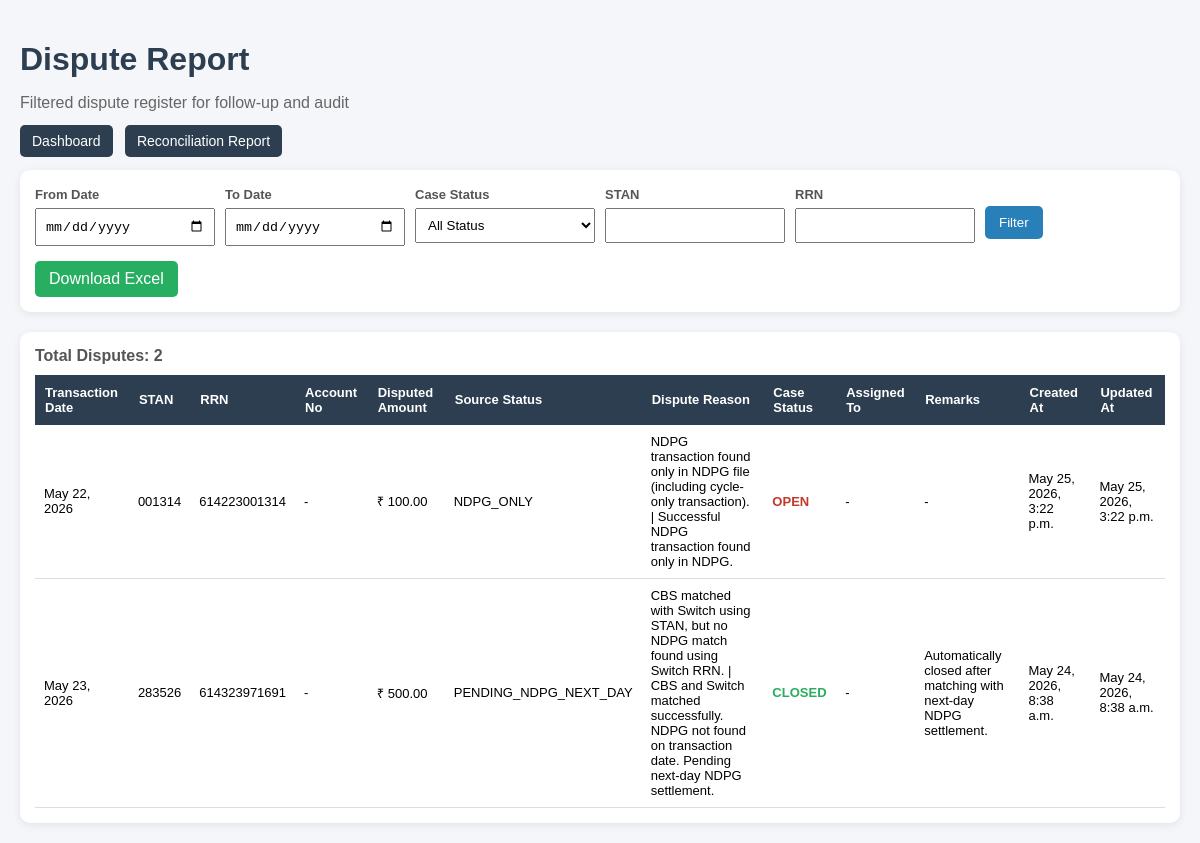
/mis/dispute-report/, run on an earlier commit of the app's database.
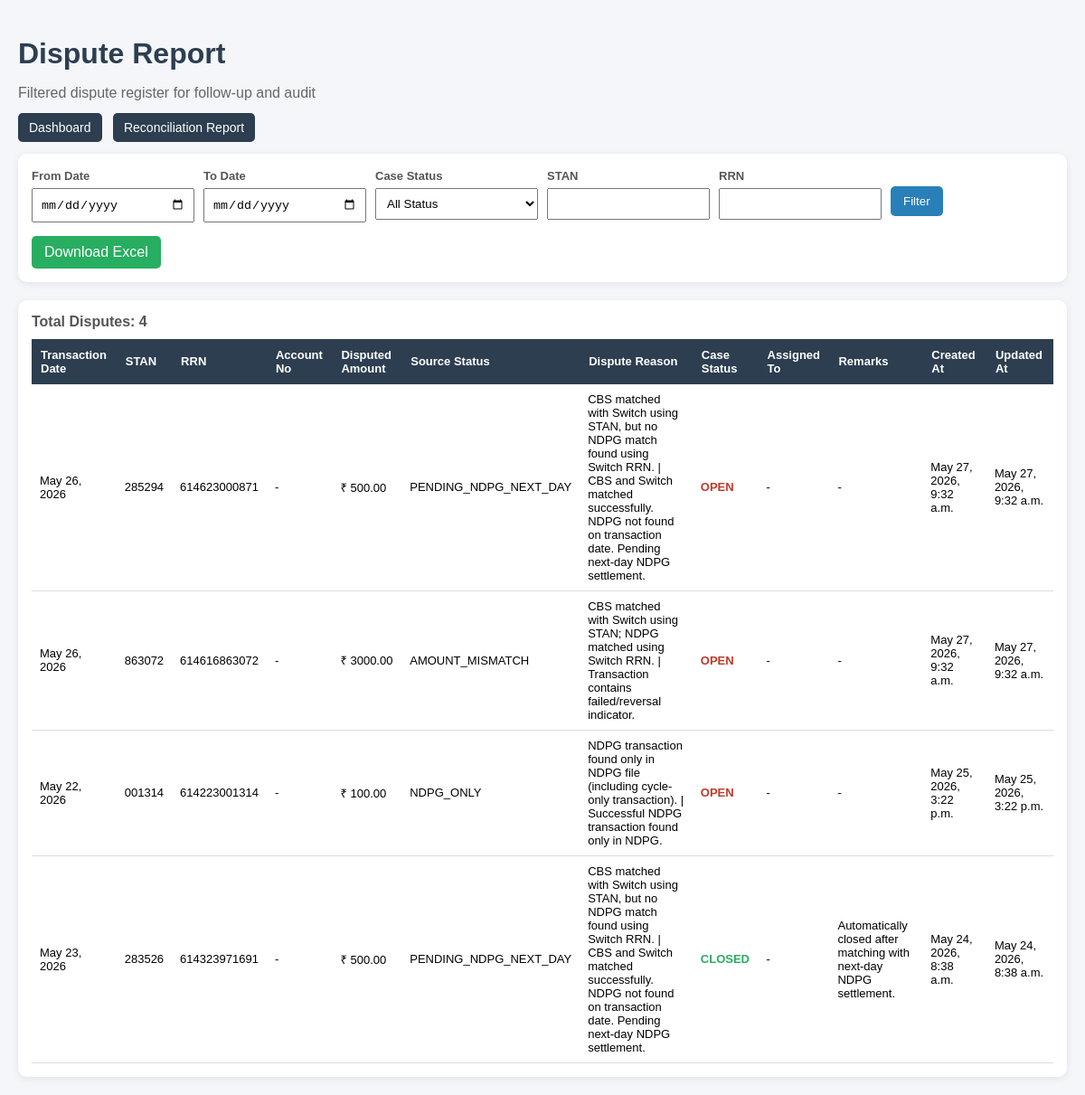
And on a later commit of the database.
### disputes/models.py (models this page shows)
class ATMDisputeCase(models.Model):
    transaction_date = models.DateField()
    stan_no = models.CharField(
        max_length=20,
        blank=True,
        null=True
    )
    rrn = models.CharField(
        max_length=30,
        blank=True,
        null=True
    )
    account_no = models.CharField(
        max_length=30,
        blank=True,
        null=True
    )
    disputed_amount = models.DecimalField(
        max_digits=15,
        decimal_places=2,
        blank=True,
        null=True
    )
    source_status = models.CharField(
        max_length=50
    )
    dispute_reason = models.CharField(
        max_length=150,
        blank=True,
        null=True
    )
    case_status = models.CharField(
        max_length=30,
        default="OPEN"
    )
    assigned_to = models.CharField(
        max_length=100,
        blank=True,
        null=True
    )
    remarks = models.TextField(
        blank=True,
        null=True
    )
    created_at = models.DateTimeField(
        auto_now_add=True
    )
    updated_at = models.DateTimeField(
        auto_now=True
    )

### mis_dashboard/views.py (the view)
def dispute_report_view(request):
    from_date = request.GET.get("from_date")
    to_date = request.GET.get("to_date")
    case_status = request.GET.get("case_status")
    stan = request.GET.get("stan")
    rrn = request.GET.get("rrn")
    disputes = MISDashboardFilterService.filtered_dispute_queryset(
        from_date=from_date,
        to_date=to_date,
        case_status=case_status,
        stan=stan,
        rrn=rrn,
    ).order_by("-created_at")
    case_status_choices = [
        "OPEN",
        "IN_PROGRESS",
        "CLOSED",
        "REJECTED",
    ]
    context = {
        "disputes": disputes,
        "case_status_choices": case_status_choices,
        "selected_from_date": from_date,
        "selected_to_date": to_date,
        "selected_case_status": case_status,
        "selected_stan": stan,
        "selected_rrn": rrn,
    }
    return render(
        request,
        "mis_dashboard/dispute_report.html",
        context
    )

### mis_dashboard/services/dashboard_service.py (called while the page is built)
        @staticmethod
        def filtered_dispute_queryset(
                from_date=None,
                to_date=None,
                case_status=None,
                stan=None,
                rrn=None,
        ):
            qs = ATMDisputeCase.objects.all()
            if from_date:
                qs = qs.filter(transaction_date__gte=from_date)
            if to_date:
                qs = qs.filter(transaction_date__lte=to_date)
            if case_status:
                qs = qs.filter(case_status=case_status)
            if stan:
                qs = qs.filter(stan_no__icontains=stan)
            if rrn:
                qs = qs.filter(rrn__icontains=rrn)
            return qs

### mis_dashboard/templates/mis_dashboard/dispute_report.html (shortened to what this page needs)
<!DOCTYPE html>
<html>
<head>
</head>
<body>
<h1>Dispute Report</h1>
<p class="subtitle">Filtered dispute register for follow-up and audit</p>
<div class="nav-links">
    <a href="{% url 'mis_dashboard:dashboard' %}">Dashboard</a>
    <a href="{% url 'mis_dashboard:reconciliation_report' %}">Reconciliation Report</a>
</div>
<div class="filter-box">
<form method="get">
        <div class="filter-grid">
            <div>
                <label>From Date</label>
                <input type="date" name="from_date" value="{{ selected_from_date|default:'' }}">
            </div>
            <div>
                <label>To Date</label>
                <input type="date" name="to_date" value="{{ selected_to_date|default:'' }}">
            </div>
            <div>
                <label>Case Status</label>
                <select name="case_status">
                    <option value="">All Status</option>
                </select>
            </div>
            <div>
                <label>STAN</label>
                <input type="text" name="stan" value="{{ selected_stan|default:'' }}">
            </div>
            <div>
                <label>RRN</label>
                <input type="text" name="rrn" value="{{ selected_rrn|default:'' }}">
            </div>
            <div>
                <button type="submit">Filter</button>
            </div>
        </div>
    </form>
    <a class="download-btn"
       href="{% url 'mis_dashboard:download_dispute_excel' %}?from_date={{ selected_from_date|default:'' }}&to_date={{ selected_to_date|default:'' }}&case_status={{ selected_case_status|default:'' }}&stan={{ selected_stan|default:'' }}&rrn={{ selected_rrn|default:'' }}">
        Download Excel
    </a>
</div>
<div class="table-box">
    <div class="count">
        Total Disputes: {{ disputes.count }}
    </div>
<table>
        <thead>
            <tr>
                <th>Transaction Date</th>
                <th>STAN</th>
                <th>RRN</th>
                <th>Account No</th>
                <th>Disputed Amount</th>
                <th>Source Status</th>
                <th>Dispute Reason</th>
                <th>Case Status</th>
                <th>Assigned To</th>
                <th>Remarks</th>
                <th>Created At</th>
                <th>Updated At</th>
            </tr>
        </thead>
        <tbody>
            {% for row in disputes %}
            <tr>
                <td>{{ row.transaction_date }}</td>
                <td>{{ row.stan_no|default:"-" }}</td>
                <td>{{ row.rrn|default:"-" }}</td>
                <td>{{ row.account_no|default:"-" }}</td>
                <td>₹ {{ row.disputed_amount|default:0 }}</td>
                <td>{{ row.source_status|default:"-" }}</td>
                <td>{{ row.dispute_reason|default:"-" }}</td>
                <td>
                    {% if row.case_status == "OPEN" %}
                        <span class="open">{{ row.case_status }}</span>
                    {% elif row.case_status == "CLOSED" %}
                        <span class="closed">{{ row.case_status }}</span>
                    {% else %}
                        {{ row.case_status }}
                    {% endif %}
                </td>
                <td>{{ row.assigned_to|default:"-" }}</td>
                <td>{{ row.remarks|default:"-" }}</td>
                <td>{{ row.created_at }}</td>
                <td>{{ row.updated_at }}</td>
            </tr>
            {% empty %}
            <tr>
                <td colspan="12">No dispute records found.</td>
            </tr>
            {% endfor %}
        </tbody>
    </table>
</div>
</body>
</html>

### mis_dashboard/templates/mis_dashboard/dispute_report.html (style rules this page uses)
body { font-family: Arial, sans-serif; background: #f4f6f9; margin: 0; padding: 20px; }
h1 { color: #2c3e50; margin-bottom: 5px; }
.subtitle { color: #666; margin-bottom: 20px; }
.nav-links { margin-bottom: 20px; }
.nav-links a { text-decoration: none; background: #2c3e50; color: white; padding: 8px 12px; border-radius: 5px; margin-right: 8px; font-size: 14px; }
.filter-box { background: white; padding: 15px; border-radius: 10px; margin-bottom: 20px; box-shadow: 0 2px 8px rgba(0,0,0,0.08); }
.filter-grid { display: grid; grid-template-columns: repeat(6, 1fr); gap: 10px; }
label { font-size: 13px; font-weight: bold; color: #555; }
input, select { width: 100%; padding: 8px; margin-top: 5px; box-sizing: border-box; }
button { background: #2980b9; color: white; border: none; padding: 9px 14px; border-radius: 5px; cursor: pointer; margin-top: 21px; }
.download-btn { background: #27ae60; color: white; padding: 9px 14px; border-radius: 5px; text-decoration: none; display: inline-block; margin-top: 15px; }
.table-box { background: white; padding: 15px; border-radius: 10px; box-shadow: 0 2px 8px rgba(0,0,0,0.08); overflow-x: auto; }
table { width: 100%; border-collapse: collapse; min-width: 1100px; }
th { background: #2c3e50; color: white; padding: 10px; text-align: left; font-size: 13px; }
td { padding: 9px; border-bottom: 1px solid #ddd; font-size: 13px; }
.count { margin-bottom: 10px; color: #555; font-weight: bold; }
.open { color: #c0392b; font-weight: bold; }
.closed { color: #27ae60; font-weight: bold; }

What changed in the data, as far as the page shows it:
added ATMDisputeCase: transaction_date "May 26, 2026", stan_no "285294", rrn "614623000871", account_no "-", disputed_amount "500.00", source_status "PENDING_NDPG_NEXT_DAY", dispute_reason "CBS matched with Switch using STAN, but no NDPG match found using Switch RRN. | CBS and Switch matched successfully. NDPG not found on transaction date. Pending next-day NDPG settlement.", case_status "OPEN", assigned_to "-", remarks "-", created_at "May 27, 2026, 9:32 a.m.", updated_at "May 27, 2026, 9:32 a.m."
added ATMDisputeCase: transaction_date "May 26, 2026", stan_no "863072", rrn "614616863072", account_no "-", disputed_amount "3000.00", source_status "AMOUNT_MISMATCH", dispute_reason "CBS matched with Switch using STAN; NDPG matched using Switch RRN. | Transaction contains failed/reversal indicator.", case_status "OPEN", assigned_to "-", remarks "-", created_at "May 27, 2026, 9:32 a.m.", updated_at "May 27, 2026, 9:32 a.m."
Also different on the page:
{{ disputes.count }}: "2" → "4"
